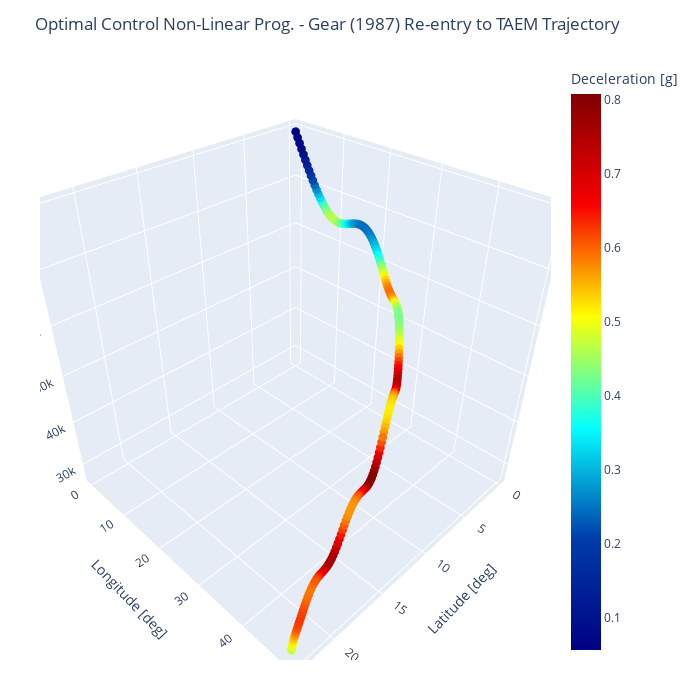

Source (notebook cell):
### Code cell
trace=go.Scatter3d(x=rad2deg(thetasol[0]),y=rad2deg(phisol[0]),z=hsol[0],
                    mode='markers', 
                    marker=dict(size=3,color=np.gradient(vsol[0])/np.gradient(tsol[0])/-9.80655,colorscale='Jet',colorbar=dict(title="Deceleration [g]"), showscale=True),)
data=[trace]

layout=go.Layout(scene = dict(
                xaxis_title='Latitude [deg]',
                yaxis_title='Longitude [deg]',
                zaxis_title='Altitude [m]'),
                width=700, height=700,
                margin=dict(r=40, b=40, l=40, t=60))
fig=go.Figure(data=data,layout=layout, )
fig.update_layout(title="Optimal Control Non-Linear Prog. - Gear (1987) Re-entry to TAEM Trajectory",)
fig.show()

### Figure 1 — Plotly figure (JSON) as saved in the notebook; plotly's stock layout.template omitted (floating-point values rounded to 4 significant figures; data arrays with more than 128 entries replaced by an {"elided": "..."} marker saying what was removed)
{"data": [{"marker": {"color": {"elided": "200 float values"}, "colorbar": {"title": {"text": "Deceleration [g]"}}, "colorscale": [[0, "rgb(0,0,131)"], [0.2, "rgb(0,60,170)"], [0.4, "rgb(5,255,255)"], [0.6, "rgb(255,255,0)"], [0.8, "rgb(250,0,0)"], [1, "rgb(128,0,0)"]], "showscale": true, "size": 3}, "mode": "markers", "type": "scatter3d", "x": {"elided": "200 float values"}, "y": {"elided": "200 float values"}, "z": {"elided": "200 float values"}}], "layout": {"height": 700, "margin": {"b": 40, "l": 40, "r": 40, "t": 60}, "scene": {"xaxis": {"title": {"text": "Latitude [deg]"}}, "yaxis": {"title": {"text": "Longitude [deg]"}}, "zaxis": {"title": {"text": "Altitude [m]"}}}, "title": {"text": "Optimal Control Non-Linear Prog. - Gear (1987) Re-entry to TAEM Trajectory"}, "width": 700}}
